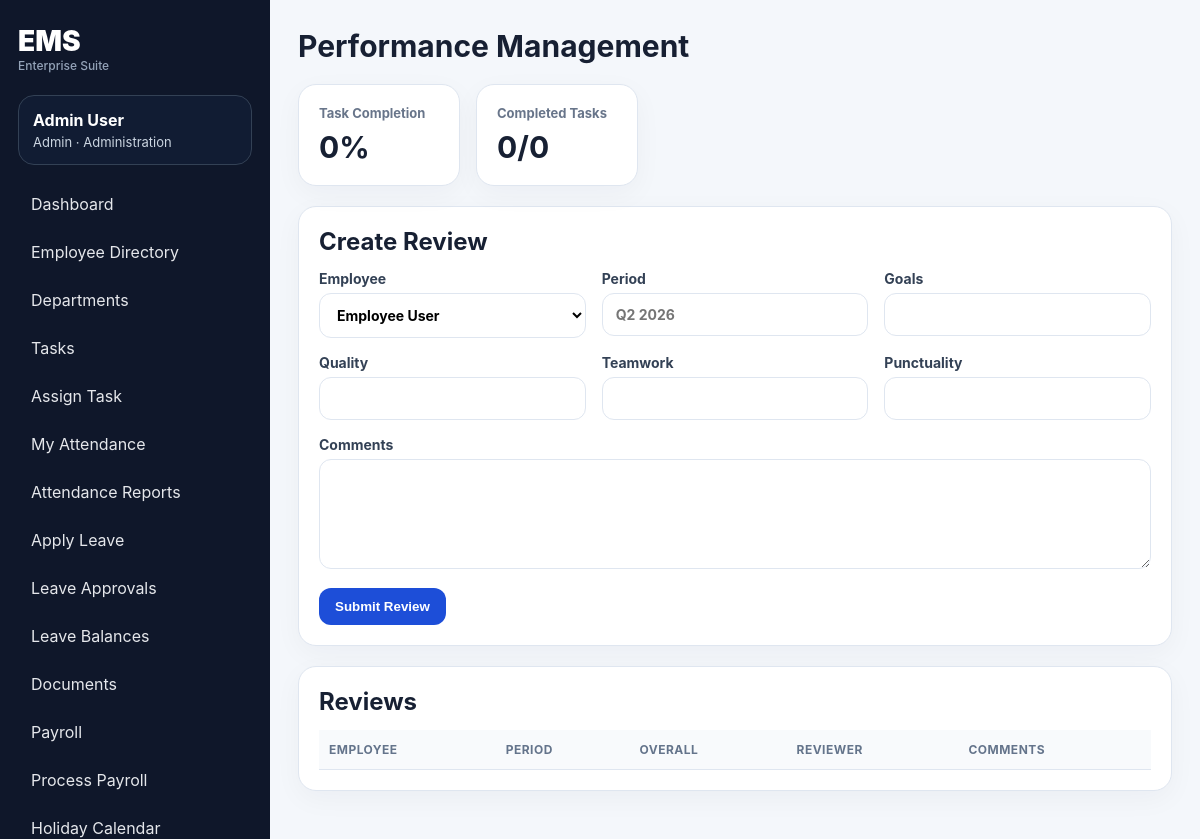
/performance/ (signed in), run on the app's committed database.
### ems/models.py (models this page shows, shortened)
class UserProfile(models.Model):
    userId = models.CharField('Employee ID', max_length=80, unique=True)
    username = models.CharField(max_length=100, unique=True)
    password = models.CharField(max_length=255)
    role = models.CharField(max_length=20, choices=ROLE_CHOICES, default='employee')
    full_name = models.CharField(max_length=160, blank=True)
    email = models.EmailField(unique=True)
    phone = models.CharField(max_length=30, blank=True)
    designation = models.CharField(max_length=100, blank=True)
    department = models.ForeignKey(Department, null=True, blank=True, on_delete=models.SET_NULL, related_name='employees')
    manager = models.ForeignKey('self', null=True, blank=True, on_delete=models.SET_NULL, related_name='team_members')
    date_joined = models.DateField(default=timezone.localdate)
    employment_status = models.CharField(max_length=30, choices=EMPLOYMENT_STATUS, default='Active')
    work_location = models.CharField(max_length=120, default='Head Office')
    experience = models.IntegerField(default=0)
    skillset = models.JSONField(default=list, blank=True)
    leaveBalance = models.IntegerField(default=12)
    leaveTakenThisYear = models.IntegerField(default=0)
    salary_ctc = models.DecimalField(max_digits=12, decimal_places=2, default=0)
    bank_name = models.CharField(max_length=120, blank=True)
    account_last4 = models.CharField(max_length=4, blank=True)
    projectWorkingOn = models.CharField(max_length=200, blank=True)
    emergency_contact = models.CharField(max_length=120, blank=True)
    createdAt = models.DateTimeField(auto_now_add=True)
    last_login_at = models.DateTimeField(null=True, blank=True)
    failed_login_attempts = models.IntegerField(default=0)
    must_change_password = models.BooleanField(default=False)
    updatedAt = models.DateTimeField(auto_now=True)
    @property
    def display_name(self):
        return self.full_name or self.username

class Department(models.Model):
    name = models.CharField(max_length=120, unique=True)
    code = models.CharField(max_length=20, unique=True)
    head = models.CharField(max_length=120, blank=True)
    location = models.CharField(max_length=120, blank=True)
    created_at = models.DateTimeField(auto_now_add=True)

### ems/views.py (the view, shortened to what this page needs)
# urls.py: path('performance/', views.performance, name='performance'),
@login_required
def performance(request):
    user = request.profile
    reviews = PerformanceReview.objects.select_related('employee','reviewer').order_by('-createdAt')
    employees = managed_employee_queryset(user, include_self=(user.role != 'manager')).exclude(role='admin').order_by('full_name')
    if user.role == 'employee':
        reviews = reviews.filter(employee=user); employees = employees.filter(id=user.id)
    elif user.role == 'manager':
        reviews = reviews.filter(employee__manager=user); employees = employees.filter(role='employee')
    tasks = Task.objects.all()
    if user.role == 'employee': tasks = tasks.filter(assignee=user)
    elif user.role == 'manager': tasks = tasks.filter(assignee__manager=user)
    completed = tasks.filter(status='Approved').count(); total = tasks.count(); score = round((completed / total) * 100, 1) if total else 0
    return render(request, 'ems/performance.html', base_context(request, reviews=reviews, employees=employees, total=total, completed=completed, score=score))

### ems/views.py (called while the page is built, shortened)
def ensure_leave_balances(user):
    year = timezone.localdate().year
    for leave_type, opening in [('Casual Leave', 12), ('Sick Leave', 8), ('Earned Leave', 12)]:
        LeaveBalance.objects.get_or_create(
            employee=user,
            year=year,
            leave_type=leave_type,
            defaults={'opening_balance': opening, 'credited': 0, 'used': 0, 'adjusted': 0},
        )

def current_user(request):
    uid = request.session.get('profile_id')
    return UserProfile.objects.filter(id=uid).first() if uid else None

def login_required(view):
    @wraps(view)
    def wrapper(request, *args, **kwargs):
        seed_defaults()
        user = current_user(request)
        if not user:
            messages.warning(request, 'Please login first.')
            return redirect('login')
        request.profile = user
        return view(request, *args, **kwargs)
    return wrapper

def base_context(request, **kwargs):
    data = {'me': getattr(request, 'profile', current_user(request))}
    data.update(kwargs)
    return data

def managed_employee_queryset(user, include_self=False):
    qs = UserProfile.objects.select_related('department', 'manager').order_by('userId')
    if user.role in ['admin', 'hr']:
        return qs

### ems/templates/ems/performance.html
{% extends 'ems/base.html' %}{% block content %}<div class="page-head"><h1>Performance Management</h1></div><section class="cards"><div class="card"><span>Task Completion</span><b>{{ score }}%</b></div><div class="card"><span>Completed Tasks</span><b>{{ completed }}/{{ total }}</b></div></section>{% if me.role != 'employee' %}<section class="panel"><h2>Create Review</h2><form method="post" class="form-grid">{% csrf_token %}<label>Employee<select name="employee">{% for e in employees %}<option value="{{ e.id }}">{{ e.display_name }}</option>{% endfor %}</select></label><label>Period<input name="period" placeholder="Q2 2026"></label><label>Goals<input type="number" min="0" max="100" name="goals_score"></label><label>Quality<input type="number" min="0" max="100" name="quality_score"></label><label>Teamwork<input type="number" min="0" max="100" name="teamwork_score"></label><label>Punctuality<input type="number" min="0" max="100" name="punctuality_score"></label><label class="wide">Comments<textarea name="comments"></textarea></label><button class="btn primary">Submit Review</button></form></section>{% endif %}<section class="panel"><h2>Reviews</h2><table><tr><th>Employee</th><th>Period</th><th>Overall</th><th>Reviewer</th><th>Comments</th></tr>{% for r in reviews %}<tr><td>{{ r.employee.display_name }}</td><td>{{ r.period }}</td><td><b>{{ r.overall_score }}%</b></td><td>{{ r.reviewer.display_name|default:'-' }}</td><td>{{ r.comments }}</td></tr>{% endfor %}</table></section>{% endblock %}

### ems/templates/ems/base.html (shortened to what this page needs)
{% load static %}
<!doctype html>
<html lang="en">
<head>
  <link rel="stylesheet" href="{% static 'ems/style.css' %}">
</head>
<body>
{% if me %}
<aside class="sidebar">
  <div class="brand"><span>EMS</span><small>Enterprise Suite</small></div>
  <div class="userbox"><b>{{ me.display_name }}</b><span>{{ me.role|title }} · {{ me.department.name|default:'No Dept' }}</span></div>
  <nav>
    <a href="{% url 'dashboard' %}">Dashboard</a>
    <a href="{% url 'employees' %}">Employee Directory</a>
    {% if me.role == 'admin' or me.role == 'hr' %}<a href="{% url 'departments' %}">Departments</a>{% endif %}
    <a href="{% url 'tasks' %}">Tasks</a>
    {% if me.role != 'employee' %}<a href="{% url 'task_assign' %}">Assign Task</a>{% endif %}
    <a href="{% url 'attendance' %}">My Attendance</a>
    {% if me.role != 'employee' %}<a href="{% url 'attendance_reports' %}">Attendance Reports</a>{% endif %}
    <a href="{% url 'leave_apply' %}">Apply Leave</a>
    <a href="{% url 'leaves' %}">Leave Approvals</a>
    <a href="{% url 'leave_balances' %}">Leave Balances</a>
    <a href="{% url 'documents' %}">Documents</a>
    <a href="{% url 'payroll' %}">Payroll</a>
    {% if me.role == 'admin' or me.role == 'hr' %}
      <a href="{% url 'payroll_assign' %}">Process Payroll</a>
      <a href="{% url 'holidays' %}">Holiday Calendar</a>
    {% endif %}
  </nav>
</aside>
{% endif %}
<main class="main {% if not me %}auth-main{% endif %}">
  {% block content %}{% endblock %}
</main>
</body>
</html>

### ems/static/ems/style.css (style rules this page uses)
:root { --bg:#f4f7fb;--panel:#fff;--text:#172033;--muted:#68758a;--primary:#1d4ed8;--primary2:#0f172a;--border:#dfe6f0;--success:#15803d;--danger:#b91c1c;--warn:#b45309 }
* { box-sizing:border-box }
body { margin:0;font-family:Inter,Segoe UI,Arial,sans-serif;background:var(--bg);color:var(--text) }
a { color:var(--primary);text-decoration:none }
.sidebar { position:fixed;left:0;top:0;bottom:0;width:270px;background:#0f172a;color:white;padding:24px 18px;overflow:auto }
.brand { font-size:28px;font-weight:900;margin-bottom:22px }
.brand small { display:block;font-size:12px;color:#94a3b8;font-weight:500 }
.userbox { padding:14px;border:1px solid #334155;border-radius:16px;margin-bottom:18px;background:#111c33 }
.userbox b,.userbox span { display:block }
.userbox span { color:#cbd5e1;font-size:13px;margin-top:4px }
.sidebar nav { display:grid;gap:6px }
.sidebar nav a { color:#e5e7eb;padding:11px 13px;border-radius:12px }
.main { margin-left:270px;padding:28px;min-height:100vh }
label { font-weight:700;color:#334155;font-size:14px }
input,select,textarea { width:100%;padding:12px 13px;border:1px solid var(--border);border-radius:12px;background:#fff;margin-top:6px;font:inherit }
textarea { min-height:110px }
.page-head { display:flex;align-items:center;justify-content:space-between;margin-bottom:20px;gap:20px }
.page-head h1 { margin:0;font-size:30px }
.cards { display:grid;grid-template-columns:repeat(5,minmax(150px,1fr));gap:16px;margin-bottom:20px }
.card,.panel { background:var(--panel);border:1px solid var(--border);border-radius:18px;box-shadow:0 8px 28px #0f172a0a }
.card { padding:20px }
.card span { display:block;color:var(--muted);font-weight:700;font-size:13px }
.card b { display:block;font-size:30px;margin-top:8px }
.panel { padding:20px;margin-bottom:20px;overflow:auto }
.panel h2 { margin:0 0 14px }
.btn,button { border:0;border-radius:12px;background:#e2e8f0;color:#0f172a;padding:11px 16px;font-weight:800;cursor:pointer }
.btn.primary,button.primary { background:var(--primary);color:white }
.form-grid { display:grid;grid-template-columns:repeat(3,minmax(180px,1fr));gap:16px }
.form-grid .wide { grid-column:1/-1 }
.form-grid button { width:max-content }
table { width:100%;border-collapse:collapse }
th,td { padding:12px 10px;border-bottom:1px solid var(--border);text-align:left;vertical-align:top }
th { font-size:12px;text-transform:uppercase;letter-spacing:.04em;color:#64748b;background:#f8fafc }
small { color:var(--muted) }

### data on the page
UserProfile: display_name "Admin User", role "Admin", department.name "Administration"

### other printed values
{{ score }} "0"
{{ completed }} "0"
{{ total }} "0"
form field employee "Employee User"
